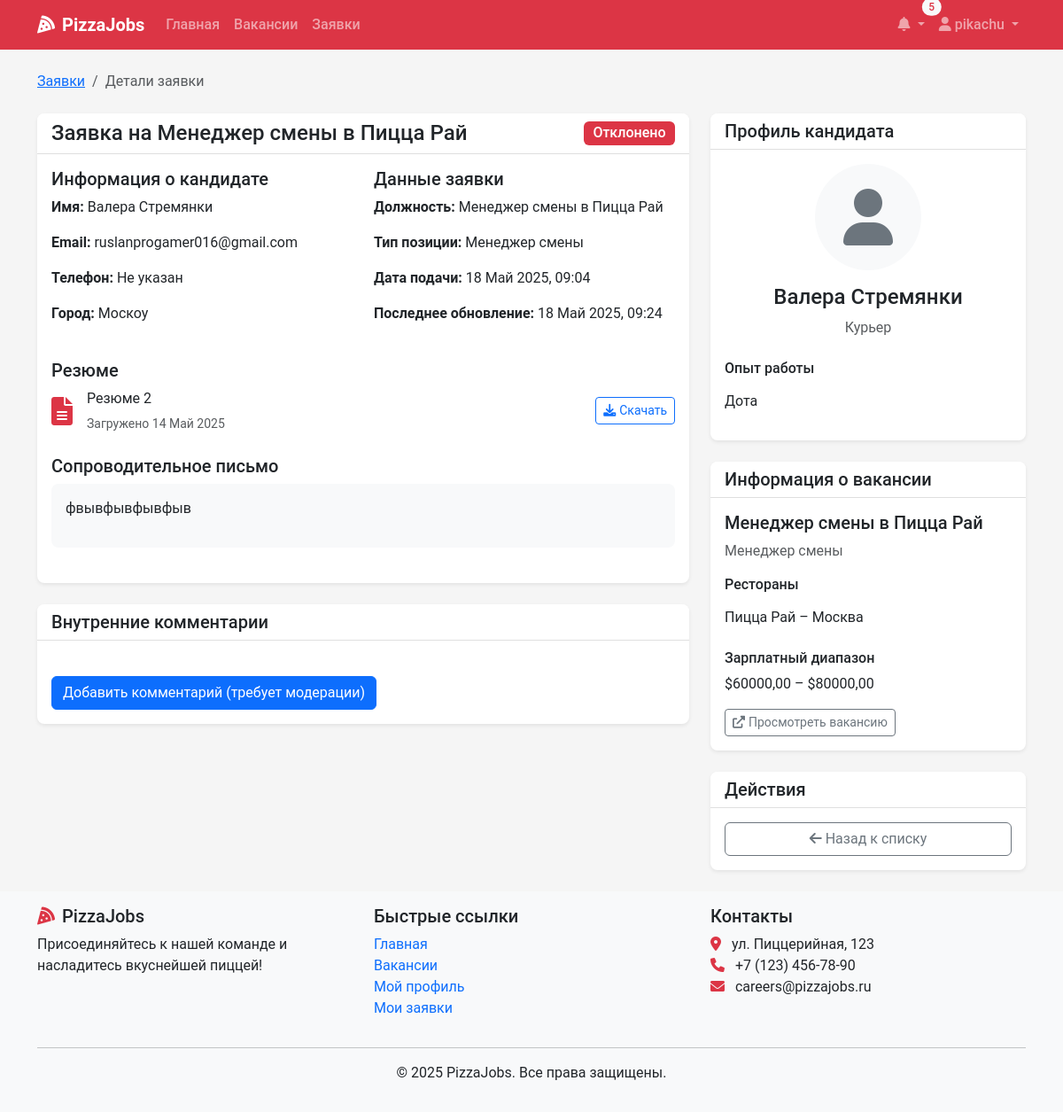
/applications/5/ (signed in), run on an earlier commit of the app's database.
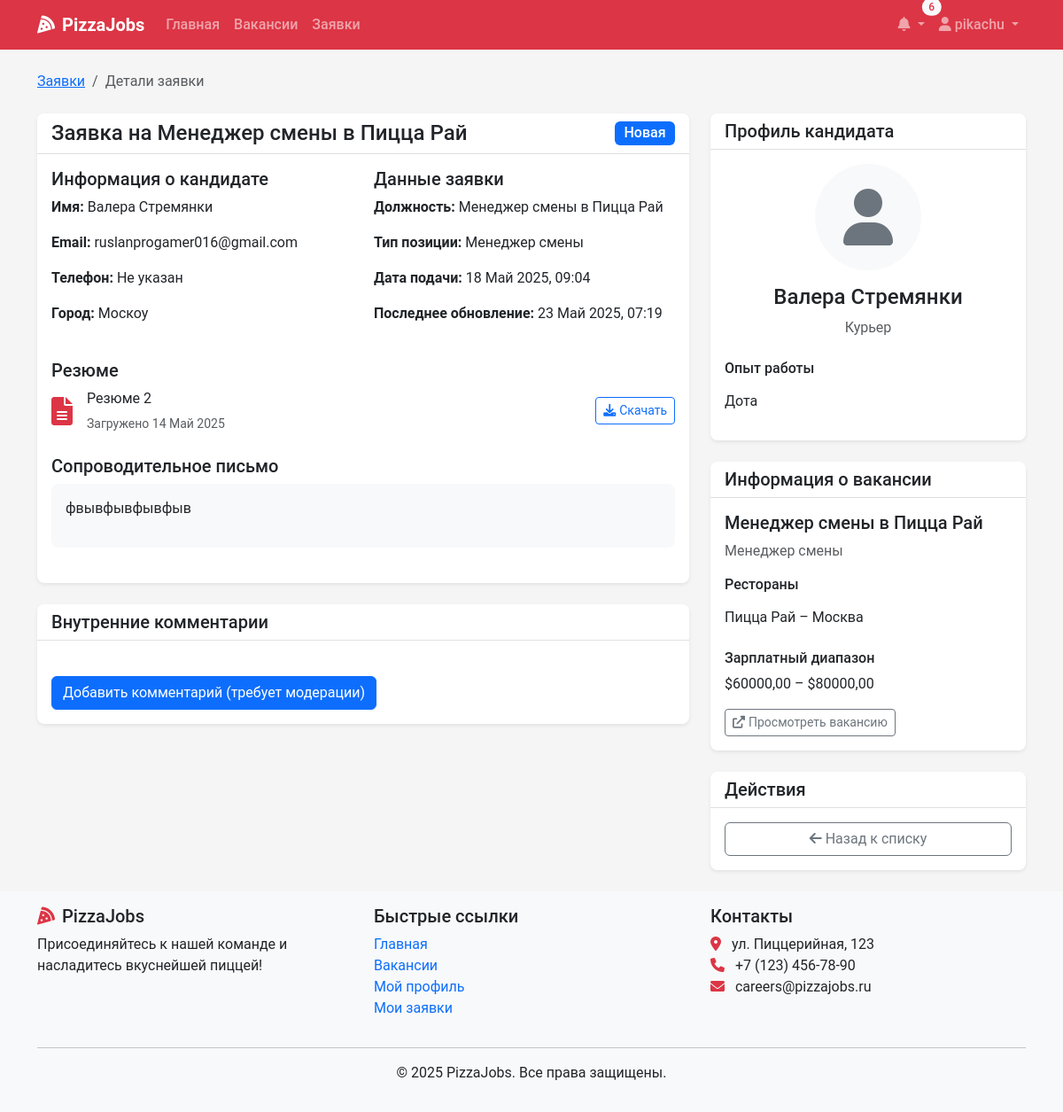
And on a later commit of the database.
### recruitment/models.py (models this page shows, shortened)
class Application(models.Model):
    vacancy = models.ForeignKey(Vacancy, on_delete=models.CASCADE, related_name='applications')
    user = models.ForeignKey(User, on_delete=models.CASCADE, related_name='applications')
    resume = models.ForeignKey(Resume, on_delete=models.SET_NULL, null=True, blank=True, related_name='applications')
    cover_letter = models.TextField(blank=True, null=True)
    status = models.CharField(max_length=20, choices=ApplicationStatus.choices, default=ApplicationStatus.NEW)
    applied_at = models.DateTimeField(auto_now_add=True)
    updated_at = models.DateTimeField(auto_now=True)

class Vacancy(models.Model):
    title = models.CharField(max_length=100)
    position_type = models.ForeignKey(PositionType, on_delete=models.CASCADE, related_name='vacancies')
    restaurants = models.ManyToManyField(Restaurant, related_name='vacancies')
    description = models.TextField()
    requirements = models.TextField()
    responsibilities = models.TextField()
    conditions = models.TextField()
    salary_min = models.DecimalField(max_digits=10, decimal_places=2, null=True, blank=True)
    salary_max = models.DecimalField(max_digits=10, decimal_places=2, null=True, blank=True)
    is_active = models.BooleanField(default=True)
    created_at = models.DateTimeField(auto_now_add=True)
    updated_at = models.DateTimeField(auto_now=True)
    created_by = models.ForeignKey(User, on_delete=models.SET_NULL, null=True, related_name='created_vacancies')
    class Meta:
        verbose_name_plural = "Vacancies"

class UserProfile(models.Model):
    user = models.OneToOneField(User, on_delete=models.CASCADE, related_name='profile')
    role = models.CharField(max_length=20, choices=UserRole.choices, default=UserRole.CANDIDATE)
    phone = models.CharField(max_length=15, blank=True, null=True)
    city = models.CharField(max_length=100, blank=True, null=True)
    photo = models.ImageField(upload_to='profile_photos/', blank=True, null=True)
    about = models.TextField(blank=True, null=True)
    desired_position = models.CharField(max_length=100, blank=True, null=True)
    experience = models.TextField(blank=True, null=True)
    education = models.TextField(blank=True, null=True)

class PositionType(models.Model):
    title = models.CharField(max_length=100, unique=True)
    description = models.TextField()

class Resume(models.Model):
    user = models.ForeignKey(User, on_delete=models.CASCADE, related_name='resumes')
    file = models.FileField(upload_to=resume_file_path)
    title = models.CharField(max_length=100)
    uploaded_at = models.DateTimeField(auto_now_add=True)
    is_active = models.BooleanField(default=True)

### recruitment/views.py (the view, shortened to what this page needs)
# urls.py: path('applications/<int:application_id>/', views.application_detail, name='application_detail'),
def application_detail(request, application_id):
    application = get_object_or_404(Application, id=application_id)
    user_profile = get_object_or_404(UserProfile, user=request.user)
    if user_profile.role == UserRole.CANDIDATE:
        if application.user != request.user:
            return HttpResponseForbidden("You don't have permission to view this application.")
    elif user_profile.role == UserRole.RESTAURANT_MANAGER:
        manager_restaurants = Restaurant.objects.filter(manager=request.user)
        application_restaurants = application.vacancy.restaurants.all()
        if not any(r in manager_restaurants for r in application_restaurants):
            return HttpResponseForbidden("You don't have permission to view this application.")
    comments = ApplicationComment.objects.filter(application=application).order_by('created_at')
    interviews = Interview.objects.filter(application=application).order_by('date_time')
    status_form = None
    comment_form = None
    interview_form = None
    context = {
        'application': application,
        'comments': comments,
        'interviews': interviews,
        'status_form': status_form,
        'comment_form': comment_form,
        'interview_form': interview_form,
    }
    return render(request, 'applications/detail.html', context)

### recruitment/context_processors.py (called while the page is built)
def notifications_processor(request):
    if request.user.is_authenticated:
        unread_count = Notification.objects.filter(user=request.user, read=False).count()
        latest_notifs = Notification.objects.filter(user=request.user).order_by('-created_at')[:5]
    else:
        unread_count = 0
        latest_notifs = []
    return {
        'unread_count': unread_count,
        'latest_notifications': latest_notifs,
    }

### templates/applications/detail.html (shortened to what the changed rows need)
{% extends 'base.html' %}
{% load crispy_forms_tags %}
{% block content %}
<div class="container">
    <div class="row">
        <div class="col-lg-8">
            <div class="card shadow mb-4">
                <div class="card-header bg-white">
                    <div class="d-flex justify-content-between align-items-center">
                        <h2 class="h4 mb-0">Заявка на {{ application.vacancy.title }}</h2>
                        <span class="badge {% if application.status == 'NEW' %}bg-primary{% elif application.status == 'REVIEWING' %}bg-info{% elif application.status == 'INTERVIEW_SCHEDULED' %}bg-warning{% elif application.status == 'ACCEPTED' %}bg-success{% elif application.status == 'REJECTED' %}bg-danger{% else %}bg-secondary{% endif %} fs-6">
                            {{ application.get_status_display }}
                        </span>
                    </div>
                </div>
                <div class="card-body">
                    <div class="row mb-4">
                        <div class="col-md-6">
                            <h5>Информация о кандидате</h5>
                            <p><strong>Имя:</strong> {{ application.user.get_full_name }}</p>
                            <p><strong>Email:</strong> {{ application.user.email }}</p>
                            <p><strong>Телефон:</strong> {{ application.user.profile.phone|default:"Не указан" }}</p>
                            <p><strong>Город:</strong> {{ application.user.profile.city|default:"Не указан" }}</p>
                        </div>
                        <div class="col-md-6">
                            <h5>Данные заявки</h5>
                            <p><strong>Должность:</strong> {{ application.vacancy.title }}</p>
                            <p><strong>Тип позиции:</strong> {{ application.vacancy.position_type.title }}</p>
                            <p><strong>Дата подачи:</strong> {{ application.applied_at|date:"j F Y, H:i" }}</p>
                            <p><strong>Последнее обновление:</strong> {{ application.updated_at|date:"j F Y, H:i" }}</p>
                        </div>
                    </div>
                    {% if application.resume %}
                        <div class="mb-4">
                            <h5>Резюме</h5>
                            <div class="d-flex align-items-center">
                                <i class="fas fa-file-alt fa-2x text-danger me-3"></i>
                                <div>
                                    <p class="mb-1">{{ application.resume.title }}</p>
                                    <small class="text-muted">Загружено {{ application.resume.uploaded_at|date:"j F Y" }}</small>
                                </div>
                                <a href="{{ application.resume.file.url }}" class="btn btn-sm btn-outline-primary ms-auto" target="_blank">
                                    <i class="fas fa-download me-1"></i>Скачать
                                </a>
                            </div>
                        </div>
                    {% endif %}
                    {% if application.cover_letter %}
                        <div class="mb-4">
                            <h5>Сопроводительное письмо</h5>
                            <div class="card">
                                <div class="card-body bg-light">
                                    {{ application.cover_letter|linebreaks }}
                                </div>
                            </div>
                        </div>
                    {% endif %}
                </div>
            </div>
        </div>
        <div class="col-lg-4">
            <div class="card shadow mb-4">
                <div class="card-body text-center">
                    {% if application.user.profile.photo %}
                        <img src="{{ application.user.profile.photo.url }}" alt="Фото профиля" class="rounded-circle mb-3" style="width: 120px; height: 120px; object-fit: cover;">
                    {% else %}
                        <div class="rounded-circle bg-light d-flex align-items-center justify-content-center mx-auto mb-3" style="width: 120px; height: 120px;">
                            <i class="fas fa-user fa-4x text-secondary"></i>
                        </div>
                    {% endif %}
                    <h4>{{ application.user.get_full_name }}</h4>
                    <p class="text-muted">{{ application.user.profile.desired_position|default:"Должность не указана" }}</p>
                    {% if application.user.profile.experience %}
                        <div class="text-start mt-4">
                            <h6>Опыт работы</h6>
                            <p>{{ application.user.profile.experience|linebreaks }}</p>
                        </div>
                    {% endif %}
                </div>
            </div>
            <div class="card shadow mb-4">
                <div class="card-body">
                    <h5>{{ application.vacancy.title }}</h5>
                    <p class="text-muted">{{ application.vacancy.position_type.title }}</p>
                    <div class="mb-3">
                        <h6>Рестораны</h6>
                        <ul class="list-group list-group-flush">
                        </ul>
                    </div>
                    <div class="mb-3">
                        <h6>Зарплатный диапазон</h6>
                        <p>
                            {% if application.vacancy.salary_min and application.vacancy.salary_max %}
                                ${{ application.vacancy.salary_min }} – ${{ application.vacancy.salary_max }}
                            {% elif application.vacancy.salary_min %}
                                От ${{ application.vacancy.salary_min }}
                            {% elif application.vacancy.salary_max %}
                                До ${{ application.vacancy.salary_max }}
                            {% else %}
                                Не указано
                            {% endif %}
                        </p>
                    </div>
                    <a href="{% url 'vacancy_detail' application.vacancy.id %}" class="btn btn-sm btn-outline-secondary">
                        <i class="fas fa-external-link-alt me-1"></i>Просмотреть вакансию
                    </a>
                </div>
            </div>
        </div>
    </div>
</div>
{% endblock %}

### templates/base.html (shortened to what the changed rows need)
<!DOCTYPE html>
<html lang="ru">
<head>
    <link href="https://cdn.jsdelivr.net/npm/bootstrap@5.3.0-alpha1/dist/css/bootstrap.min.css" rel="stylesheet">
    <link rel="stylesheet" href="https://cdnjs.cloudflare.com/ajax/libs/font-awesome/6.0.0/css/all.min.css">
    <link rel="stylesheet" href="/static/css/main.css">
</head>
<body>
    <nav class="navbar navbar-expand-lg navbar-dark bg-danger sticky-top">
        <div class="container">
            <div class="collapse navbar-collapse" id="navbarNav">
                <ul class="navbar-nav">
                    {% if user.is_authenticated %}
                        <li class="nav-item dropdown">
                            <a class="nav-link dropdown-toggle position-relative" href="#" id="notificationDropdown" role="button" data-bs-toggle="dropdown">
                                <i class="fas fa-bell"></i>
                                {% if unread_count %}
                                    <span class="badge rounded-pill bg-light text-danger position-absolute top-0 start-100 translate-middle">
                                        {{ unread_count }}
                                    </span>
                                {% endif %}
                            </a>
                        </li>
                    {% endif %}
                </ul>
            </div>
        </div>
    </nav>
    <main class="py-4">
        {% block content %}{% endblock %}
    </main>
</body>
</html>

What changed in the data, as far as the page shows it:
changed Application "фвывфывфывфыв": status "Отклонено" → "Новая"; updated_at "18 Май 2025, 09:24" → "23 Май 2025, 07:19"
Also different on the page:
{{ unread_count }}: "5" → "6"
